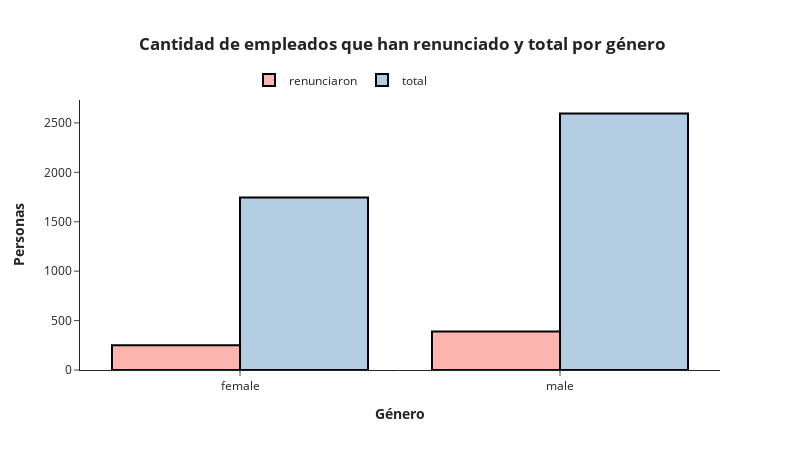

Source (notebook cell):
### Code cell
#Definir gráfica
fig=px.bar(df3, x='gender', y=['renunciaron', 'total'], barmode='group', title= '<b> Cantidad de empleados que han renunciado y total por género<b>',  
             color_discrete_sequence=px.colors.qualitative.Pastel1, width =800, height=450)


#Agregar detalles
fig.update_layout(
    xaxis_title='<b>Género<b>',
    yaxis_title = '<b>Personas<b>',
    template='simple_white',
    title_x=0.5,
    plot_bgcolor='rgba(0,0,0,0)',
    legend_title_text='',
    
    legend=dict(
        orientation='h',
        yanchor='bottom',
        y=1.02,
        xanchor='right',
        x=0.55))

fig.update_traces(marker_line_color='#000000',
                  marker_line_width=2)

fig.show()

### Figure 1 — Plotly figure (JSON) as saved in the notebook; plotly's stock layout.template omitted (floating-point values rounded to 4 significant figures)
{"data": [{"alignmentgroup": "True", "hovertemplate": "variable=renunciaron<br>gender=%{x}<br>value=%{y}<extra></extra>", "legendgroup": "renunciaron", "marker": {"color": "rgb(251,180,174)", "line": {"color": "#000000", "width": 2}, "pattern": {"shape": ""}}, "name": "renunciaron", "offsetgroup": "renunciaron", "orientation": "v", "showlegend": true, "textposition": "auto", "type": "bar", "x": ["female", "male"], "xaxis": "x", "y": [251, 390], "yaxis": "y"}, {"alignmentgroup": "True", "hovertemplate": "variable=total<br>gender=%{x}<br>value=%{y}<extra></extra>", "legendgroup": "total", "marker": {"color": "rgb(179,205,227)", "line": {"color": "#000000", "width": 2}, "pattern": {"shape": ""}}, "name": "total", "offsetgroup": "total", "orientation": "v", "showlegend": true, "textposition": "auto", "type": "bar", "x": ["female", "male"], "xaxis": "x", "y": [1745, 2595], "yaxis": "y"}], "layout": {"barmode": "group", "height": 450, "legend": {"orientation": "h", "title": {"text": ""}, "tracegroupgap": 0, "x": 0.55, "xanchor": "right", "y": 1.02, "yanchor": "bottom"}, "plot_bgcolor": "rgba(0,0,0,0)", "title": {"text": "<b> Cantidad de empleados que han renunciado y total por género<b>", "x": 0.5}, "width": 800, "xaxis": {"anchor": "y", "domain": [0, 1], "title": {"text": "<b>Género<b>"}}, "yaxis": {"anchor": "x", "domain": [0, 1], "title": {"text": "<b>Personas<b>"}}}}
